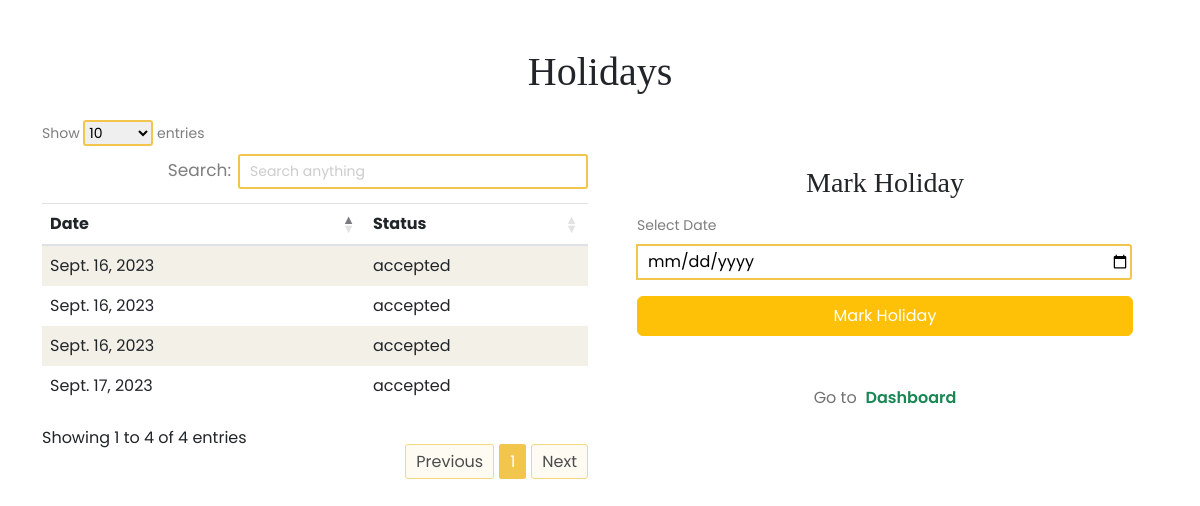
/mark_holiday/ (signed in), run on an earlier commit of the app's database.
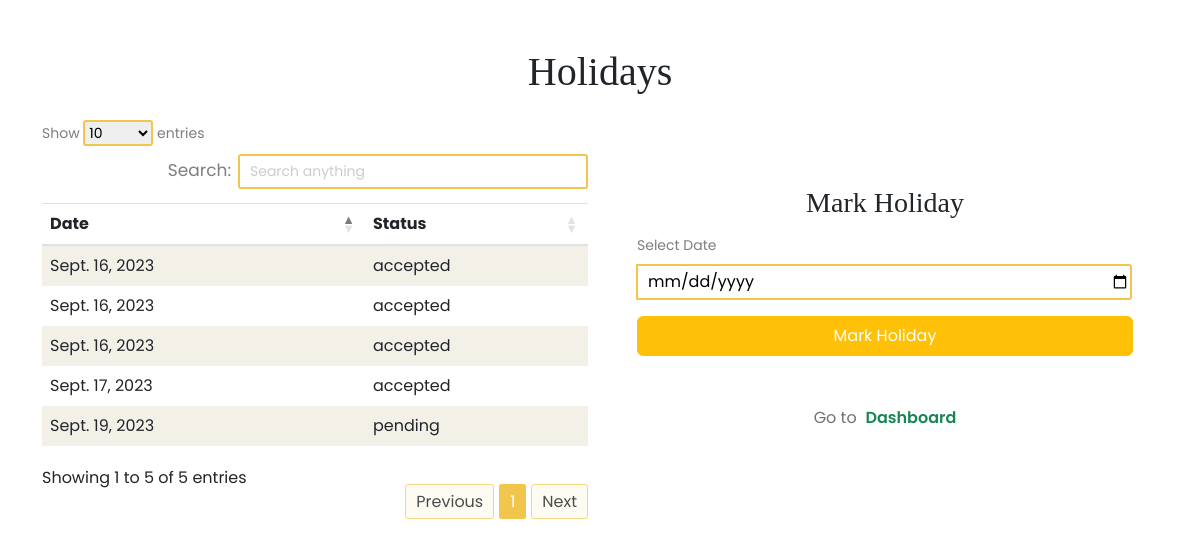
And on a later commit of the database.
### accounts/models.py (models this page shows, shortened)
class HolidayRequest(models.Model):
    STATUS_CHOICES = (
        ('pending', 'Pending'),
        ('accepted', 'Accepted'),
        ('rejected', 'Rejected'),
    )
    lawyer = models.ForeignKey(CustomUser, on_delete=models.CASCADE)
    date = models.DateField()
    status = models.CharField(max_length=10, choices=STATUS_CHOICES, default='pending')

### accounts/views.py (the view, shortened to what this page needs)
# urls.py: path('mark_holiday/', views.mark_holiday, name='mark_holiday'),
def mark_holiday(request):
    user = request.user  # Get the current user
    if user.is_authenticated and user.user_type == 'lawyer':
        lawyer_profile = LawyerProfile.objects.get(user=user)  # Get the associated lawyer profile
        holiday_requests = HolidayRequest.objects.filter(lawyer=user)
        context = {
            'holiday_requests': holiday_requests,
        }
        return render(request, 'lawyer/mark_holiday.html', context)
    else:
        messages.error(request, 'Only lawyers can request holidays.')
        return redirect('home')  # Redirect non-lawyers or unauthenticated users to the home page

### accounts/templates/lawyer/mark_holiday.html (shortened to what this page needs)
{% load static %}
<!DOCTYPE html>
<html lang="en">
<head>
    <link rel="stylesheet" href="{% static 'css/bootstrap.min.css' %}">
    <link rel="stylesheet" href="{% static 'css/font-awesome.min.css' %}">
    <link rel="stylesheet" href="{% static 'css/nice-select.css' %}">
    <link rel="stylesheet" href="{% static 'css/slicknav.css' %}">
    <link rel="stylesheet" href="{% static 'css/style.css' %}">
    <link rel="stylesheet" href="{% static 'css/add_user.css' %}">
     <link rel="stylesheet" href="https://cdnjs.cloudflare.com/ajax/libs/twitter-bootstrap/5.3.0/css/bootstrap.min.css">
     <link rel="stylesheet" href="https://cdn.datatables.net/1.13.6/css/dataTables.bootstrap5.min.css">
</head>
<body>
    <div class="container py-5">
        <h1 class="text-center">Holidays</h1>
        <div class="row mt-4">
            <div class="col-md-6">
                <table id="example" class="table table-striped" style="width:100%">
                    <thead>
                        <tr>
                            <th>Date</th>
                            <th>Status</th>
                        </tr>
                    </thead>
                    <tbody>
                        {% for request in holiday_requests %}
                        <tr>
                            <td>{{ request.date }}</td>
                            <td>{{ request.status }}</td>
                        </tr>
                        {% endfor %}
                </table>
            </div>
            <div class="col-md-6 add-user-col d-flex justify-content-center align-items-center flex-column">
                <form action="{% url 'mark_holiday' %}" method="post">
                    <h3 class="text-center">Mark Holiday</h3>
                    <div class="add-user-form">
                        <div class="input-group">
                            <label for="date">Select Date</label>
                            <input type="date" name="holiday_date" id="holiday_date" required />
                        </div>
                        <div class="input-group">
                            <button class="btn btn-warning text-white" type="submit">Mark Holiday</button>
                        </div>
                    </div>
                </form>
                <div class="add-user-col d-block text-center mt-5">
                    <p>Go to<a href="{% url 'lawyer_dashboard' %}" class="text-success" style="font-weight: 600;"> Dashboard</a></p>
                </div>
            </div>
        </div>
    </div>
</body>
</html>

What changed in the data, as far as the page shows it:
added HolidayRequest: date "Sept. 19, 2023", status "pending"
Also different on the page:
text written by a page script: "Show entries Search: Showing 1 to 4 of 4 entries Previous 1 Next" → "Show entries Search: Showing 1 to 5 of 5 entries Previous 1 Next"
